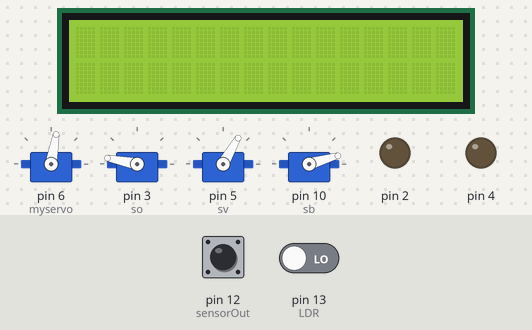
A sketch run on a simulated Arduino Uno, built with avr-gcc and run on an emulated ATmega328P. On the bench: 16×2 character LCD, 4 × servo, output pins drawn as LEDs (lit = HIGH). The test bench sets the inputs (shaded band); at power-on: pin 13 (LDR) LOW, pin 12 (sensorOut) LOW. Pins used as bus, display or sensor lines are not drawn; what the sketch prints to the serial monitor is not drawn.

Above: at 1.2 s.
1.3 s: pin 13 (LDR) driven HIGH
At 2.4 s:
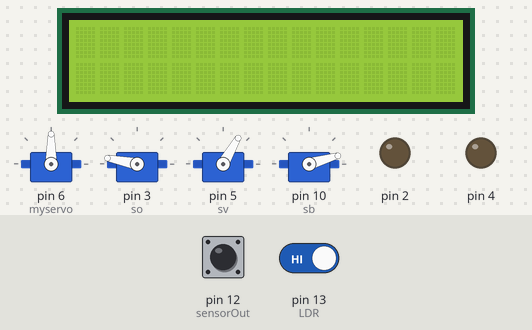
3.8 s: pin 12 (sensorOut) pulsed HIGH 2 times (0.12 s each, 0.3 s apart)
At 21.2 s:
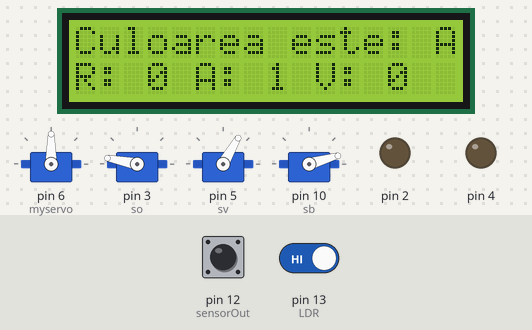
At 24.5 s:
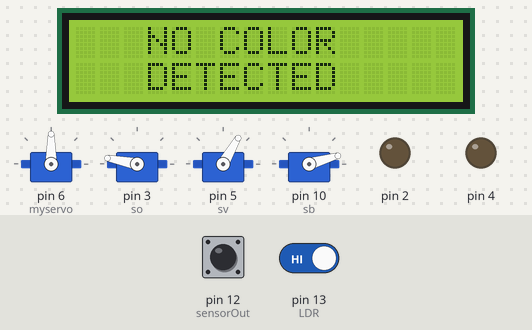
Timing chart, 0 to 25.6 s (numbered marks = the images above; inputs shaded):
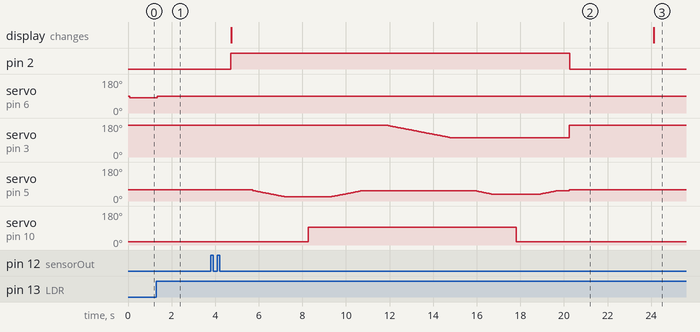

Measured:
- after the input at 1.3 s, servo on pin 6 (myservo): 80° → 90° after 0.05 s
- after the input at 3.8 s, pin 2: LOW → HIGH after 0.92 s, → LOW 15.6 s later; servo on pin 10 (sb): 16° → 95° after 4.5 s, → 16° 9.5 s later; the display: changes after 0.93 s (image 2)

The sketch:

TransPickPlace.ino
```cpp
#include <LiquidCrystal_I2C.h>
#include <Wire.h>
#include <Servo.h>

LiquidCrystal_I2C lcd(0x3F, 16, 2);


Servo myservo;
Servo so;
Servo sv;
Servo sb;


int pos=0;
// TCS230 or TCS3200 pins wiring to Arduino
#define S0 8
#define S1 9
#define S2 7
#define S3 11
#define sensorOut 12


// Stores frequency read by the photodiodes
int red = 0;
int green = 0;
int blue = 0;
int contor_verde=0;
int contor_rosu=0;
int contor_albastru=0;

int ok;
int last=0;
int centru=169;
int down=22;
int plasat=35;
int transpv=55;
int incr=19;
int claw=95;


void setup() {

  lcd.init();                  // Initialize the lcd
  lcd.backlight();

  pinMode(13,INPUT);

  myservo.attach(6);
  so.attach(3);
  sv.attach(5);
  sb.attach(10);


  // Setting the outputs
  pinMode(S0, OUTPUT);
  pinMode(S1, OUTPUT);
  pinMode(S2, OUTPUT);
  pinMode(S3, OUTPUT);

  // Setting the sensorOut as an input
  pinMode(sensorOut, INPUT);
  pinMode(0, OUTPUT);
  pinMode(2, OUTPUT);
  pinMode(4, OUTPUT);


  // Setting frequency scaling to 20%
  digitalWrite(S0,HIGH);
  digitalWrite(S1,LOW);

   // Begins serial communication
  Serial.begin(9600);
}
void initi(){
  so.write(centru);
  sv.write(60);
  sb.write(16);
}

void loop() {


  initi();

  // delay(1000);

  // sv.write(25);
  // delay(200);
  // sb.write(45);

  int temp=digitalRead(13); //assign value of LDR sensor to a temporary variable
  Serial.print("Intensity="); //print on serial monitor using ""
  Serial.println(temp); //display output on serial monitor
  delay(20);
  ok=0;
  digitalWrite(2, LOW);
  digitalWrite(4, LOW);
  if(temp==HIGH) { //HIGH means,light got blocked
      Serial.println("Obiect prezent in fata");
      myservo.write(90);
      ok=1;

      // Setting RED (R) filtered photodiodes to be read
  digitalWrite(S2,LOW);
  digitalWrite(S3,LOW);

  // Reading the output frequency
  red = pulseIn(sensorOut, LOW);

   // Printing the RED (R) value
  Serial.print("R = ");
  Serial.print(red);
  delay(100);

  // Setting GREEN (G) filtered photodiodes to be read
  digitalWrite(S2,HIGH);
  digitalWrite(S3,HIGH);

  // Reading the output frequency
  green = pulseIn(sensorOut, LOW);

  // Printing the GREEN (G) value
  Serial.print(" G = ");
  Serial.print(green);
  delay(100);

  // Setting BLUE (B) filtered photodiodes to be read
  digitalWrite(S2,LOW);
  digitalWrite(S3,HIGH);

  // Reading the output frequency
  blue = pulseIn(sensorOut, LOW);

  // Printing the BLUE (B) value
  Serial.print(" B = ");
  Serial.println(blue);
  delay(100);


  lcd.setCursor(0,0);
   delay(500);
   lcd.print("Culoarea este: ");


   if(red < blue && red < green){
      lcd.print("R");//rosu
       digitalWrite(4, HIGH);
       digitalWrite(0, LOW);
       digitalWrite(2, LOW);
      lcd.setCursor(0,1);
      if(last==0){
      contor_rosu=contor_rosu+1;
      ok=0;
      lcd.print("R: ");
      lcd.print(contor_rosu );
      lcd.print(" A: ");
      lcd.print(contor_albastru );
      lcd.print(" V: ");
      lcd.print(contor_verde);
      delay(1000);
        grab();
        mover();
        last=1;

    }
   }
   else if(blue < red && blue < green) {
    lcd.print("A");//albastru//
       digitalWrite(2, HIGH);
       digitalWrite(0, LOW);
       digitalWrite(4, LOW);
    if(last==0){
    contor_albastru=contor_albastru+1;
    ok=0;
    lcd.setCursor(0,1);
      lcd.print("R: ");
      lcd.print(contor_rosu );
      lcd.print(" A: ");
      lcd.print(contor_albastru );
      lcd.print(" V: ");
      lcd.print(contor_verde);
      delay(1000);
      grab();
      moveb();
      last=1;
    }
   }
   else if (green < red && green < blue) {
    lcd.print("V");
       digitalWrite(0, HIGH);
       digitalWrite(4, HIGH);
      digitalWrite(2, HIGH);
    if(last==0)
    {contor_verde=contor_verde+1;//galben
    ok=0;
    lcd.setCursor(0,1);
    lcd.print("R: ");
      lcd.print(contor_rosu );
      lcd.print(" A: ");
      lcd.print(contor_albastru );
      lcd.print(" V: ");
      lcd.print(contor_verde);
      delay(1000);
    grab();
    moveg();
    last=1;
    }
   }
   else {
      lcd.clear(); // Clears the LCD
      lcd.setCursor(0,0);
      lcd.print("   NO COLOR  ");
      lcd.setCursor(0,1);
      lcd.print("   DETECTED  ");
      delay(5000);
  }
   last=1;
    }
  else{
    Serial.println("Obiect absent");
    myservo.write(80);
    ok=0;
    last=0;
   }

  // // Setting RED (R) filtered photodiodes to be read
  // digitalWrite(S2,LOW);
  // digitalWrite(S3,LOW);

  // // Reading the output frequency
  // redFrequency = pulseIn(sensorOut, LOW);

  //  // Printing the RED (R) value
  // Serial.print("R = ");
  // Serial.print(redFrequency);
  // delay(100);

  // // Setting GREEN (G) filtered photodiodes to be read
  // digitalWrite(S2,HIGH);
  // digitalWrite(S3,HIGH);

  // // Reading the output frequency
  // greenFrequency = pulseIn(sensorOut, LOW);

  // // Printing the GREEN (G) value
  // Serial.print(" G = ");
  // Serial.print(greenFrequency);
  // delay(100);

  // // Setting BLUE (B) filtered photodiodes to be read
  // digitalWrite(S2,LOW);
  // digitalWrite(S3,HIGH);

  // // Reading the output frequency
  // blueFrequency = pulseIn(sensorOut, LOW);

  // // Printing the BLUE (B) value
  // Serial.print(" B = ");
  // Serial.println(blueFrequency);
  // delay(100);
}

void grab()
{
  for (pos = transpv; pos >= down; pos -= 1) {
    sv.write(pos);
    delay(45);
  }
  delay(1000);
  sb.write(claw);
  delay(1000);
for (pos = down; pos <= transpv; pos += 1) {
    sv.write(pos);
    delay(45);
  }
}

void plasare()
{
for (pos = transpv; pos >= plasat; pos -= 1) {
    sv.write(pos);
    delay(45);
  }
  delay(1000);
  sb.write(16);
  delay(1000);

  for (pos = plasat; pos <= transpv; pos += 1) {
    sv.write(pos);
    delay(45);
  }

  delay(500);
}


void moveb()
{
  delay(1000);
  for (pos = centru; pos >= 102-(contor_albastru-1)*incr; pos -= 1) {
    so.write(pos);
    delay(45);
  }
  delay(1000);
  plasare();
  initi();
}


void mover()
{
  delay(1000);
  for (pos = centru; pos >= 60-(contor_rosu-1)*incr; pos -= 1) {
    so.write(pos);
    delay(45);
  }
  delay(1000);
  plasare();
  initi();
}

void moveg()
{
  delay(1000);
  for (pos = centru; pos >= 19-(contor_verde-1)*incr; pos -= 1) {
    so.write(pos);
    delay(45);
  }
  delay(1000);
  plasare();
  initi();
}
```
